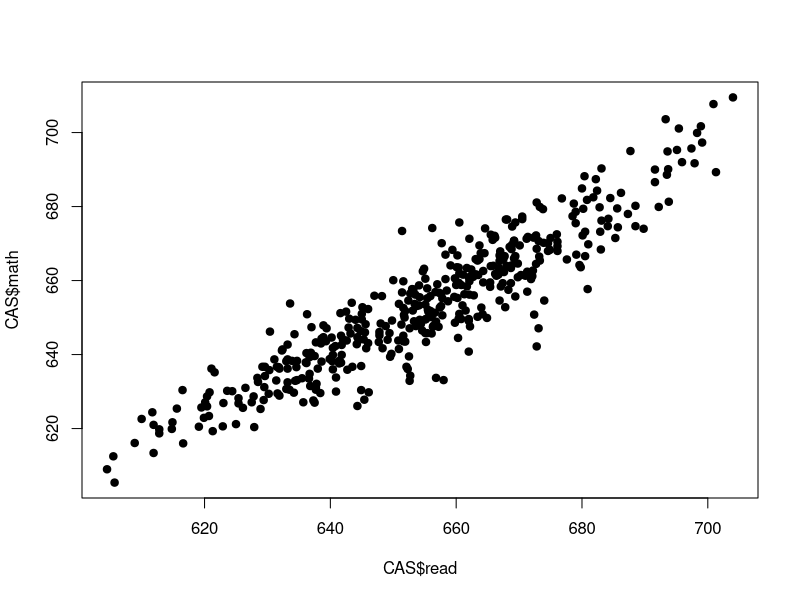
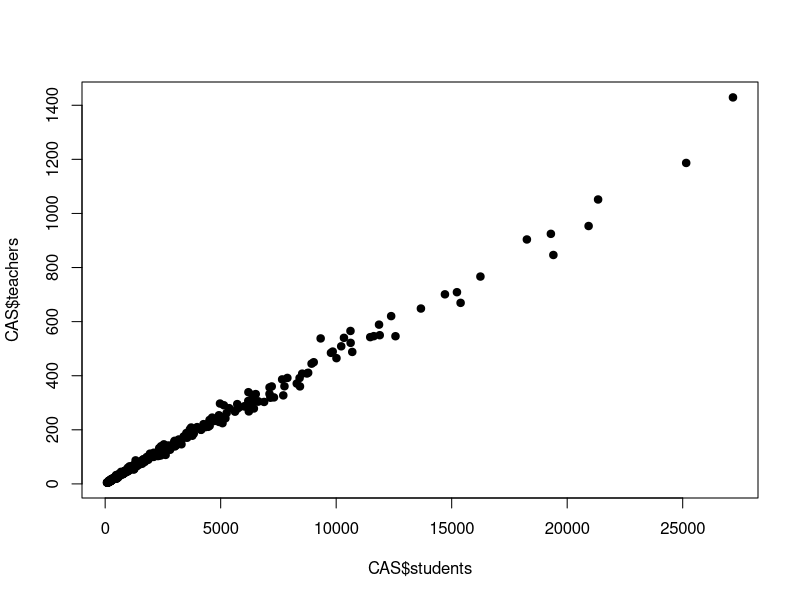
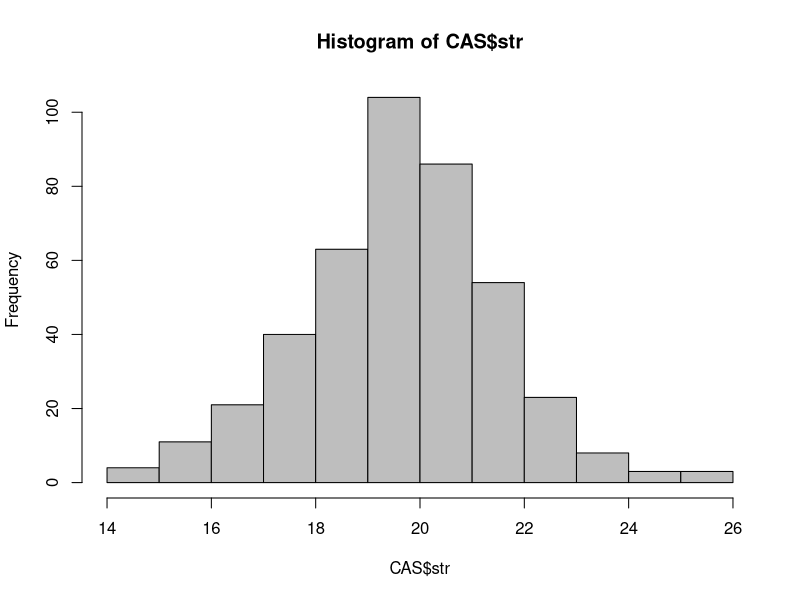
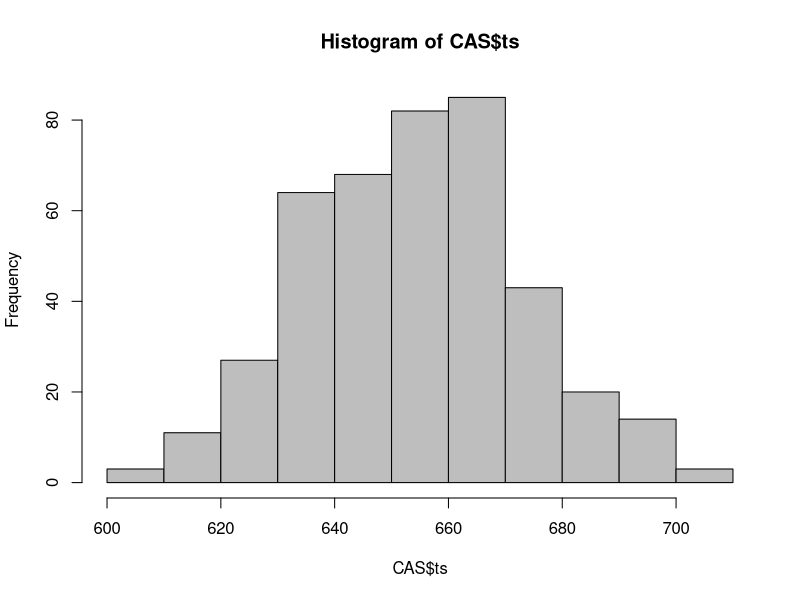
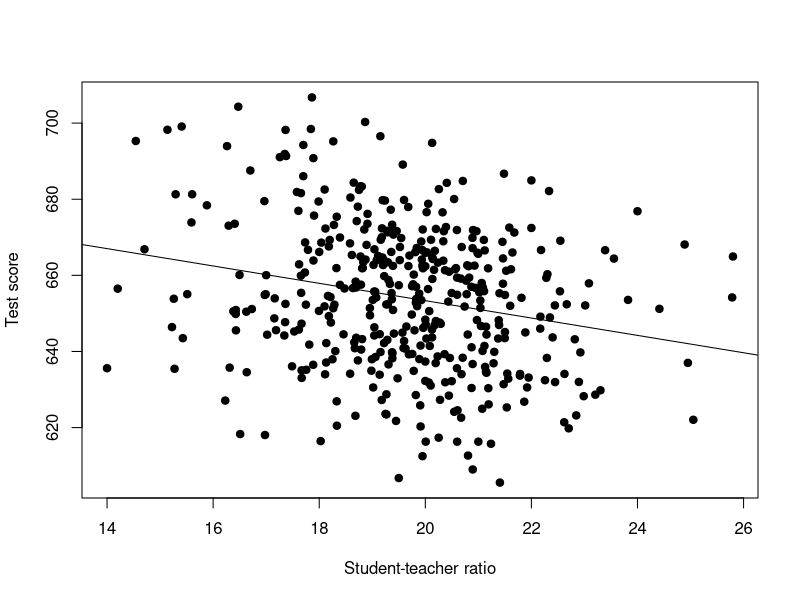
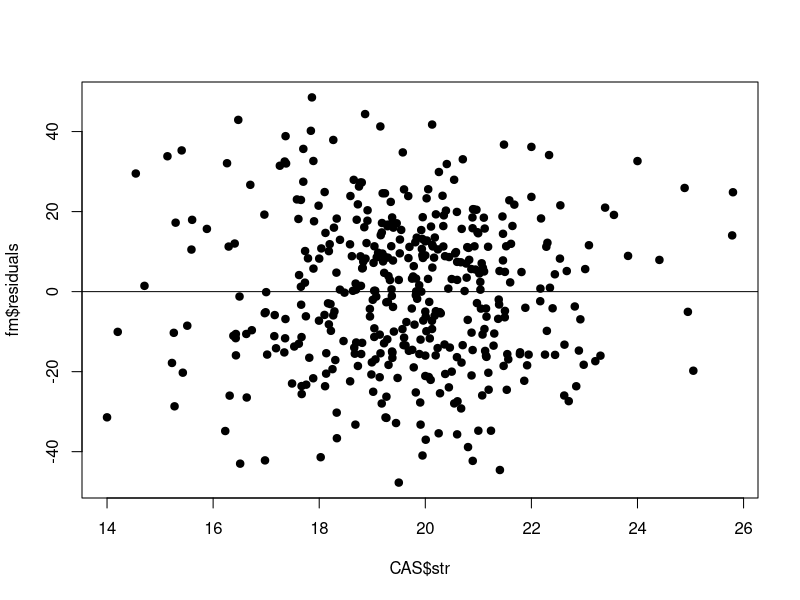

Write the R code that produced these figures, in order.
#####################################################################################
# California school data
#####################################################################################

#####################################################################################
# load packages -- you may need to instal them first; click the packages tab
#####################################################################################

require("graphics")
require("stats")
require("AER")

#####################################################################################
# load data and rename
#####################################################################################

data("CASchools")
CAS <- CASchools

#####################################################################################
# create test score and student teacher ratio variables
#####################################################################################

# average of math and reading score -- what SW call ''Test Score''
CAS$ts <- (CAS$math+CAS$read)/2  

# student teacher ratio
CAS$str <- CAS$students/CAS$teachers 

#####################################################################################
# plot some stuff
#####################################################################################

# plot math scores against reading scores
plot(CAS$read,CAS$math,pch=19)

# plot number of students againts number of teachers
plot(CAS$students,CAS$teachers,pch=19)

# plot historgram of student teacher ratio
hist(CAS$str,col="grey")

# plot histogram of test score 
hist(CAS$ts,col="grey")

# plot figure 4.2 in Stock and Watson
plot(CAS$str,CAS$ts,pch=19,xlab="Student-teacher ratio",ylab="Test score")

#####################################################################################
# estimate regression
#####################################################################################

# regress ts on str and store in fm
fm <- lm(ts ~ str, data=CAS)
# print summary
summary(fm)

# add line of best fit to scatter plot
abline(fm)

#####################################################################################
# estimate regression by brute force
#####################################################################################

# beta1_hat
beta1_hat <- cov(CAS$str,CAS$ts)/(var(CAS$str))

# beta0_hat
beta0_hat <- mean(CAS$ts) - beta1_hat*mean(CAS$str)

# print the output
cat("OLS estimates: beta0 = ",beta0_hat," beta1 = ",beta1_hat,"\n")

#####################################################################################
# plot residuals against regressor
#####################################################################################

plot(CAS$str,fm$residuals,pch=19)
abline(0,0)

# mean of residuals
mean(fm$residuals)

# mean of residuals times regressor
mean(fm$residuals*CAS$str)
